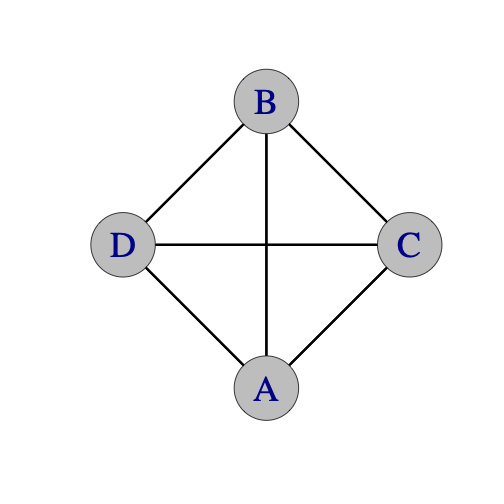

Write R code to recreate this figure.

rm( list=ls() )
library(igraph)

 A <- matrix(1,4,4)
 diag(A) <- 0
 g <- graph.adjacency(A)

 ll <- rbind( c(0,-1), c( 0,1 ), c(1,0), c(-1,0) )

 pdf( file="box2.pdf" )
 par( mgp=rep(1,3) )
 plot(g,  layout=ll, xlim=c(-1.2,1.2), ylim=c(-1.2,1.2),
	edge.arrow.width=0, edge.width=3, vertex.label=c("A","B","C","D"),
	edge.color="black" , rescale=FALSE, vertex.color="grey",
	vertex.label.cex=3, vertex.size=45 )
 dev.off()
